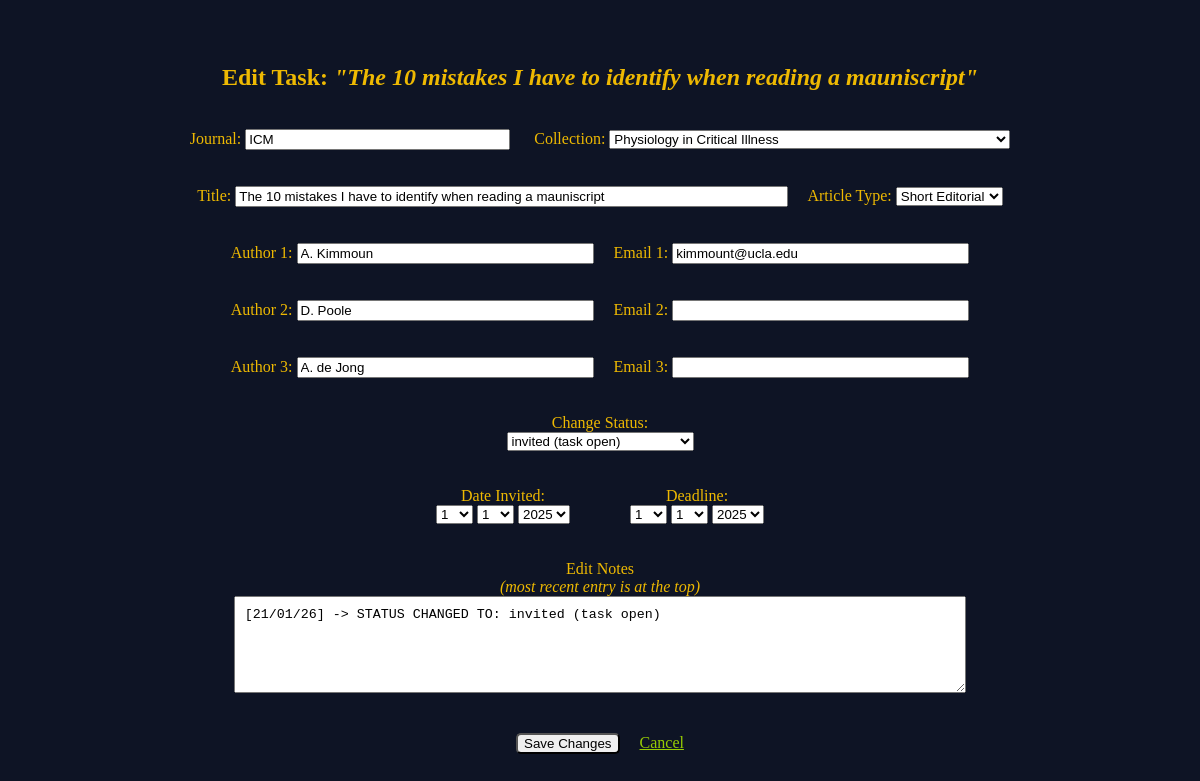
Screenshot of /edit-task/48 with the database file from the repository.
### app.py (models this page shows, shortened)
class Task(db.Model):
    id = db.Column(db.Integer, primary_key=True)
    journal = db.Column(db.String(100), nullable=False)
    collection = db.Column(db.String(50))
    type = db.Column(db.String(50))
    title = db.Column(db.String(120))
    deadline = db.Column(db.Date)
    author1 = db.Column(db.String(30))
    email1 = db.Column(db.String(30))
    author2 = db.Column(db.String(30))
    email2 = db.Column(db.String(30))
    author3 = db.Column(db.String(30))
    email3 = db.Column(db.String(30))
    date_invited = db.Column(db.Date)
    status = db.Column(db.String(30))
    last_change_in_notes = db.Column(db.Date)
    notes = db.Column(db.String(2500))

### app.py (the view, shortened to what this page needs)
@app.route('/edit-task/<int:task_id>', methods=['GET', 'POST'])
def edit_task(task_id):
    task = Task.query.get_or_404(task_id)
    current_year = datetime.now().year
    current_date_str = datetime.now().date().strftime('%d/%m/%y')
    date_ranges = {
        'days': list(range(1, 32)),
        'months': list(range(1, 13)),
        'invited_years': list(range(current_year-1, current_year + 3)),
        'deadline_years': list(range(current_year-1, current_year + 3))
    }
    default_date = datetime.now().date()
    date_invited = task.date_invited or default_date
    deadline = task.deadline or default_date
    return render_template('edit_task.html', task=task, date_invited=date_invited, deadline=deadline, **date_ranges)

### templates/edit_task.html (shortened to what this page needs)
{% extends 'base.html' %}
{% block body %}
<div class="content">
    <br><br>
    <h2>Edit Task: <i>"{{ task.title }}"</i></h2>
    <br>
    <form method="POST">
        <div>
            <label>Journal:</label>
            <input type="text" name="journal" maxlength="120" size='30' value="{{ task.journal }}" required>
            <label>Collection:</label>
            <select name="collection">
                <option value="Physiology in Critical Illness" {% if task.collection == 'Physiology in Critical Illness' %}selected{% endif %}>
                    Physiology in Critical Illness
                </option>
            </select>
            <br><br><br>
            <label>Title:</label>
            <input type="text" name="title" maxlength="120" size='66' value="{{ task.title }}" required>
            <label>Article Type:</label>
            <select name="type">
                <option value="Short Editorial" {% if task.type == 'Short Editorial' %}selected{% endif %}>Short Editorial</option>
            </select>
            <br><br><br>
            <label>Author 1:</label>
            <input type="text" name="author1" maxlength="60" size='34' value="{{ task.author1 }}" required>
            <label>Email 1:</label>
            <input type="text" name="email1" maxlength="60" size='34' value="{{ task.email1 }}" required>
            <br><br><br>
            <label>Author 2:</label>
            <input type="text" name="author2" maxlength="60" size='34' value="{{ task.author2 }}">
            <label>Email 2:</label>
            <input type="text" name="email2" maxlength="60" size='34' value="{{ task.email2 }}">
            <br><br><br>
            <label>Author 3:</label>
            <input type="text" name="author3" maxlength="60" size='34' value="{{ task.author3 }}">
            <label>Email 3:</label>
            <input type="text" name="email3" maxlength="60" size='34' value="{{ task.email3 }}">
        </div>
        <br><br>
        <label>Change Status:</label>
        <br>
        <select name="new_status">
            <option value="invited (task open)"
            {% if task.status == 'invited (task open)' %}selected{% endif %}>invited (task open)</option>
        </select>
        <br><br><br>
        <div class="flexbox-div">
            <div>
                <label>Date Invited:</label>
                <div>
                    <select name="date_invited_day">
                        {% for day in days %}
                        <option value="{{ day }}" {% if day == date_invited.day %}selected{% endif %}>{{ day }}</option>
                        {% endfor %}
                    </select>
                    <select name="date_invited_month">
                        {% for month in months %}
                        <option value="{{ month }}" {% if month == date_invited.month %}selected{% endif %}>{{ month }}</option>
                        {% endfor %}
                    </select>
                    <select name="date_invited_year">
                        {% for year in invited_years %}
                        <option value="{{ year }}" {% if year == date_invited.year %}selected{% endif %}>{{ year }}</option>
                        {% endfor %}
                    </select>
                </div>
            </div>
            <br>
            <div>
                <label>Deadline:</label>
                <div>
                    <select name="deadline_day">
                        {% for day in days %}
                        <option value="{{ day }}" {% if day == deadline.day %}selected{% endif %}>{{ day }}</option>
                        {% endfor %}
                    </select>
                    <select name="deadline_month">
                        {% for month in months %}
                        <option value="{{ month }}" {% if month == deadline.month %}selected{% endif %}>{{ month }}</option>
                        {% endfor %}
                    </select>
                    <select name="deadline_year">
                        {% for year in deadline_years %}
                        <option value="{{ year }}" {% if year == deadline.year %}selected{% endif %}>{{ year }}</option>
                        {% endfor %}
                    </select>
                </div>
            </div>
        </div>
        <br><br>
        <label>
            Edit Notes <br><i>(most recent entry is at the top)</i>
        </label>
        <br>
        <textarea name="notes" maxlength="2500" rows="5" style="width:60%">{{ task.notes or '' }}</textarea>
        <br><br><br>
        <button type="submit" class="btn">Save Changes</button>
        <a href="{{ url_for('index') }}" class="one">Cancel</a>
    </form>
</div>
{% endblock %}

### static/style.css (style rules this page uses)
body { background-color: #0e1425; color: #eeb902 }
.content { align-items: center; text-align: center; }
a.one:link { color: #97cc04; }
.btn { border-radius: 5px; }
textarea { padding: 10px; }
.flexbox-div { display: flex; justify-content: center; column-gap: 30px; }

### rows the page displays
Task: title "The 10 mistakes I have to identify when reading a mauniscript", journal "ICM", collection "Physiology in Critical Illness", type "Short Editorial", author1 "A. Kimmoun", email1 "kimmount@ucla.edu", author2 "D. Poole", author3 "A. de Jong", new_status "invited (task open)", date_invited_day "1", date_invited_month "1", date_invited_year "2025", deadline_day "1", deadline_month "1", deadline_year "2025", notes "[21/01/26] -> STATUS CHANGED TO: invited (task open)"
